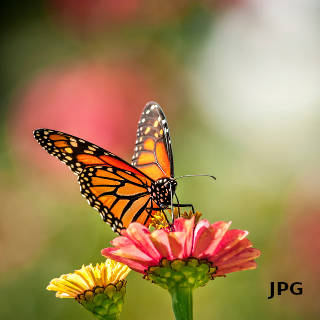
#> input picture image.jpg, 320 x 320 px
$ jupyter execute test.ipynb
#> lines starting #> are read from the running program, lines starting #| are printed output that depends on the picture; after the words box and inside, x2 and y2 are one past the last pixel; in counts of white or black regions, pixels touching at a corner belong together
[cell 1]
import cv2
import numpy as np
import matplotlib.pyplot as plt
from sklearn.metrics import ConfusionMatrixDisplay
from PIL import Image

[cell 2]
# Load an image
image = cv2.imread("image.jpg")
#> image is the input picture: shape (320, 320, 3); mean B, G, R 85.4, 131.5, 160.1

# OpenCV loads images in BGR order
image = cv2.cvtColor(image, cv2.COLOR_BGR2RGB)

# Convert to grayscale
gray = cv2.cvtColor(image, cv2.COLOR_RGB2GRAY)
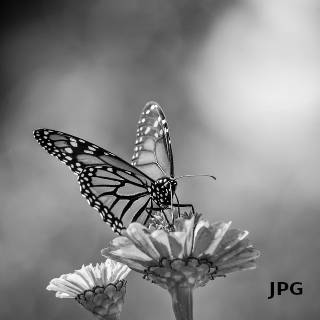
#> gray: shape (320, 320); min 0, max 254, mean 134.8

# Detect edges
edges = cv2.Canny(gray, 100, 200)
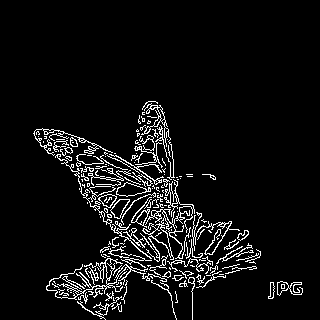
#> edges: shape (320, 320); 6.4% white in thin lines or dots, all inside (x1, y1, x2, y2) = (33, 101, 303, 320)

[cell 3]
#Affine Transformation
# 1. Create a blank image (height=300, width=300)
img = np.zeros((300, 300, 3), dtype=np.uint8) #=> 2D array x3 each for RGB

# Draw a white rectangle
cv2.rectangle(img, (80, 80), (180, 180), (255, 255, 255), -1)
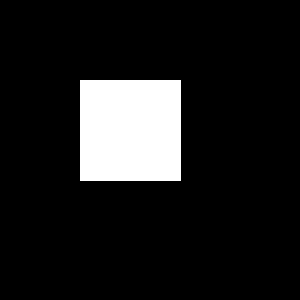
#> img: shape (300, 300, 3); 11.3% white; 1 white region, box (x1, y1, x2, y2) and area: (80, 80, 181, 181) 10201

# Draw a red arrow to help us see the direction
cv2.arrowedLine(img, (130, 130), (175, 130),
                (0, 0, 255), 3)
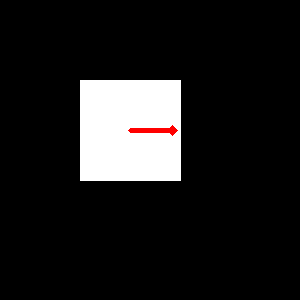
#> img: shape (300, 300, 3); 0.28% of pixels changed, all inside (x1, y1, x2, y2) = (128, 125, 178, 136); drawn as B, G, R

# Get the image dimensions
height, width = img.shape[:2]
#> height = 300; width = 300

# 2. Translation: move right 50 pixels and down 30 pixels
translation_matrix = np.float32([
    [1, 0, 50],
    [0, 1, 30]
])

translated = cv2.warpAffine(
    img, translation_matrix, (width, height)
)  # src, matrix(2x3), size(output size)
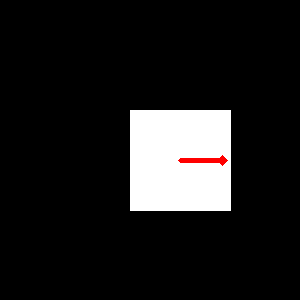
#> translated: shape (300, 300, 3); mean of channels 0, 1, 2 28.2, 28.2, 28.9; drawn as B, G, R

# 3. Rotation: rotate 30 degrees around the image center
center = (width // 2, height // 2)
#> center = (150, 150)

rotation_matrix = cv2.getRotationMatrix2D(
    center, 30, 1.0
)

rotated = cv2.warpAffine(
    img, rotation_matrix, (width, height)
)
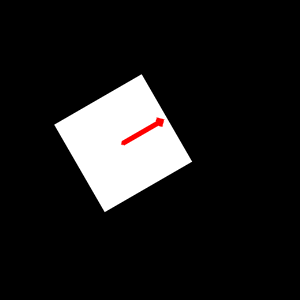
#> rotated: shape (300, 300, 3); mean of channels 0, 1, 2 28.2, 28.2, 28.9; drawn as B, G, R

# 4. Scaling: enlarge the image by 1.5 times
scaling_matrix = cv2.getRotationMatrix2D(
    center, 0, 1.5
)
#> scaling_matrix = [[1.5, 0, -75], [0, 1.5, -75]]

scaled = cv2.warpAffine(
    img, scaling_matrix, (width, height)
)
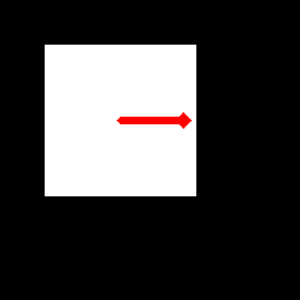
#> scaled: shape (300, 300, 3); mean of channels 0, 1, 2 63.5, 63.5, 65.2; drawn as B, G, R

# 5. Shearing: slant the image horizontally
shear_matrix = np.float32([
    [1, 0.5, 0],
    [0, 1, 0]
])

sheared = cv2.warpAffine(
    img, shear_matrix, (width, height)
)
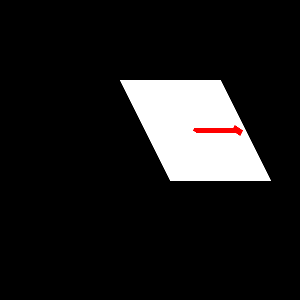
#> sheared: shape (300, 300, 3); mean of channels 0, 1, 2 28.2, 28.2, 28.9; drawn as B, G, R

# Display all results
images = [
    ("Original", img),
    ("Translation", translated),
    ("Rotation", rotated),
    ("Scaling", scaled),
    ("Shearing", sheared)
]

plt.figure(figsize=(12, 8))

for i, (title, image) in enumerate(images):
    plt.subplot(2, 3, i + 1)

    # OpenCV uses BGR, so convert to RGB for Matplotlib
    plt.imshow(cv2.cvtColor(image, cv2.COLOR_BGR2RGB))
    plt.title(title)
    plt.axis("off")
#> this loop made 5 passes
#> title on passes 1 to 5: 'Original', 'Translation', 'Rotation', 'Scaling', 'Shearing'

plt.tight_layout()
plt.show()
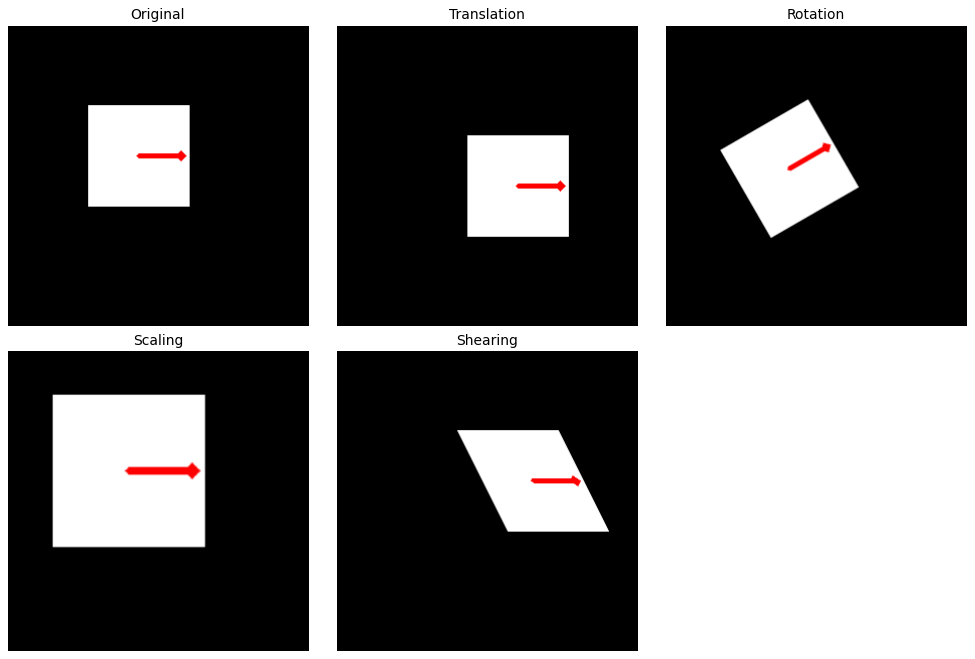
#> figure drawn by matplotlib, 5 panels

[cell 4]
# Display results
plt.figure(figsize=(14, 4))

plt.subplot(1, 3, 1)
plt.imshow(image)
plt.title("Original")
plt.axis("on")

plt.subplot(1, 3, 2)
plt.imshow(edges)
plt.title("Original")
plt.axis("on")

plt.subplot(1, 3, 3)
plt.imshow(gray)
plt.title("Original")
plt.axis("on")
#> Out = (-0.5, 319.5, 319.5, -0.5)
